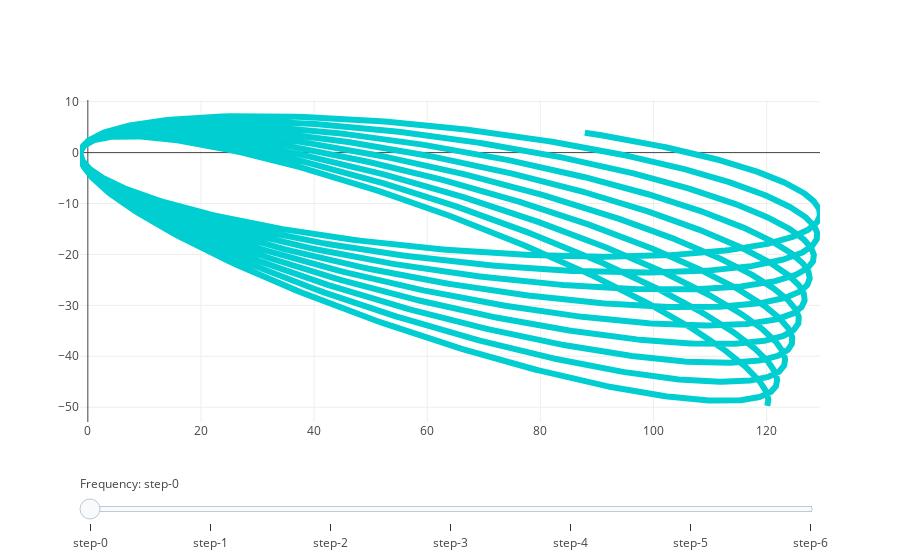

Write notebook code for a chart like this one.
### Code cell
# data = [dict(
#         visible = False,
#         line=dict(color='#00CED1', width=6),
#         name = '𝜈 = '+str(step),
#         x = pos_x,
#         y = pos_y) for i in range(len(pos_x[1:100]))]
# data[10]['visible'] = True


steps = []
for i in range(len(data)):
    step = dict(
        method = 'restyle',  
        args = ['visible', [False] * len(data)],
    )
    step['args'][1][i] = True # Toggle i'th trace to "visible"
    steps.append(step)

sliders = [dict(
    active = 10,
    currentvalue = {"prefix": "Frequency: "},
    pad = {"t": 50},
    steps = steps
)]

layout = dict(sliders=sliders)

fig = dict(data=data, layout=layout)

iplot(fig, filename='Sine Wave Slider')

### Figure 1 — Plotly figure (JSON) as saved in the notebook; plotly's stock layout.template omitted (floating-point values rounded to 4 significant figures; data arrays with more than 128 entries replaced by an {"elided": "..."} marker saying what was removed)
{"data": [{"line": {"color": "#00CED1", "width": 6}, "name": "𝜈 = {'method': 'restyle', 'args': ['visible', [False, False, False, False, False, False, False, False, False, False, False, False, False, False, False, False, False, False, False, False, False, False, False, False, False, False, False, False, False, False, False, False, False, False, False, False, False, False, False, False, False, False, False, False, False, False, False, False, False, False, False, False, False, False, False, False, False, False, False, True]]}", "type": "scatter", "uid": "bfe80d34-029f-46fa-a54e-3fecf8ccbd60", "visible": false, "x": [], "y": []}, {"line": {"color": "#00CED1", "width": 6}, "name": "𝜈 = {'method': 'restyle', 'args': ['visible', [False, False, False, False, False, False, False, False, False, False, False, False, False, False, False, False, False, False, False, False, False, False, False, False, False, False, False, False, False, False, False, False, False, False, False, False, False, False, False, False, False, False, False, False, False, False, False, False, False, False, False, False, False, False, False, False, False, False, False, True]]}", "type": "scatter", "uid": "b1d0952f-96fe-4dfe-842e-2d1ecbb055f7", "visible": false, "x": {"elided": "1000 float values"}, "y": {"elided": "1000 float values"}}, {"line": {"color": "#00CED1", "width": 6}, "name": "𝜈 = {'method': 'restyle', 'args': ['visible', [False, False, False, False, False, False, False, False, False, False, False, False, False, False, False, False, False, False, False, False, False, False, False, False, False, False, False, False, False, False, False, False, False, False, False, False, False, False, False, False, False, False, False, False, False, False, False, False, False, False, False, False, False, False, False, False, False, False, False, True]]}", "type": "scatter", "uid": "22ab4527-4cf8-4204-b374-b7af4c347675", "visible": false, "x": {"elided": "2000 float values"}, "y": {"elided": "2000 float values"}}, {"line": {"color": "#00CED1", "width": 6}, "name": "𝜈 = {'method': 'restyle', 'args': ['visible', [False, False, False, False, False, False, False, False, False, False, False, False, False, False, False, False, False, False, False, False, False, False, False, False, False, False, False, False, False, False, False, False, False, False, False, False, False, False, False, False, False, False, False, False, False, False, False, False, False, False, False, False, False, False, False, False, False, False, False, True]]}", "type": "scatter", "uid": "e5579994-3980-4bc7-8b15-2d98ee5e0402", "visible": false, "x": {"elided": "3000 float values"}, "y": {"elided": "3000 float values"}}, {"line": {"color": "#00CED1", "width": 6}, "name": "𝜈 = {'method': 'restyle', 'args': ['visible', [False, False, False, False, False, False, False, False, False, False, False, False, False, False, False, False, False, False, False, False, False, False, False, False, False, False, False, False, False, False, False, False, False, False, False, False, False, False, False, False, False, False, False, False, False, False, False, False, False, False, False, False, False, False, False, False, False, False, False, True]]}", "type": "scatter", "uid": "19df48ad-419b-45bc-b8d9-17a878983fd0", "visible": false, "x": {"elided": "4000 float values"}, "y": {"elided": "4000 float values"}}, {"line": {"color": "#00CED1", "width": 6}, "name": "𝜈 = {'method': 'restyle', 'args': ['visible', [False, False, False, False, False, False, False, False, False, False, False, False, False, False, False, False, False, False, False, False, False, False, False, False, False, False, False, False, False, False, False, False, False, False, False, False, False, False, False, False, False, False, False, False, False, False, False, False, False, False, False, False, False, False, False, False, False, False, False, True]]}", "type": "scatter", "uid": "7e330d1f-5885-42e2-b65a-f60aa98a0161", "visible": true, "x": {"elided": "5000 float values"}, "y": {"elided": "5000 float values"}}, {"line": {"color": "#00CED1", "width": 6}, "name": "𝜈 = {'method': 'restyle', 'args': ['visible', [False, False, False, False, False, False, False, False, False, False, False, False, False, False, False, False, False, False, False, False, False, False, False, False, False, False, False, False, False, False, False, False, False, False, False, False, False, False, False, False, False, False, False, False, False, False, False, False, False, False, False, False, False, False, False, False, False, False, False, True]]}", "type": "scatter", "uid": "776fbedc-5243-4efb-9c0e-560c21100313", "visible": false, "x": {"elided": "6000 float values"}, "y": {"elided": "6000 float values"}}], "layout": {"sliders": [{"active": 10, "currentvalue": {"prefix": "Frequency: "}, "pad": {"t": 50}, "steps": [{"args": ["visible", [true, false, false, false, false, false, false]], "method": "restyle"}, {"args": ["visible", [false, true, false, false, false, false, false]], "method": "restyle"}, {"args": ["visible", [false, false, true, false, false, false, false]], "method": "restyle"}, {"args": ["visible", [false, false, false, true, false, false, false]], "method": "restyle"}, {"args": ["visible", [false, false, false, false, true, false, false]], "method": "restyle"}, {"args": ["visible", [false, false, false, false, false, true, false]], "method": "restyle"}, {"args": ["visible", [false, false, false, false, false, false, true]], "method": "restyle"}]}]}}
